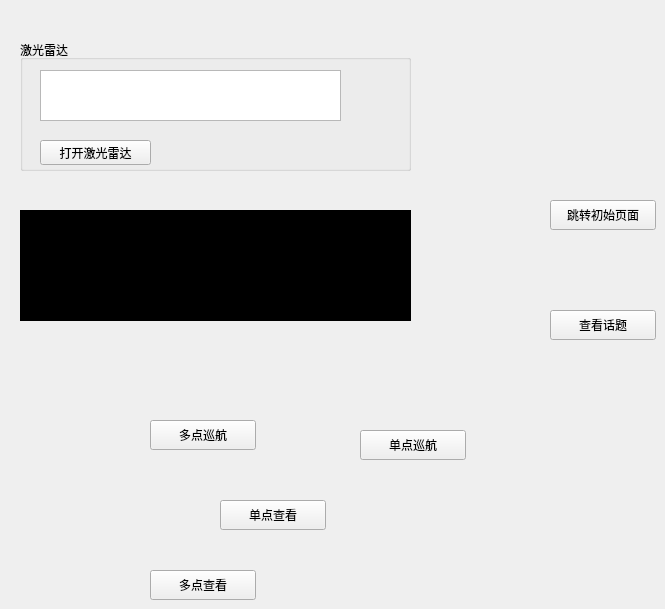
            <widget class="QWidget" name="tab_6">
             <attribute name="title">
              <string>Tab 2</string>
             </attribute>
             <widget class="QGroupBox" name="groupBox_6">
              <property name="geometry">
               <rect>
                <x>20</x>
                <y>40</y>
                <width>391</width>
                <height>131</height>
               </rect>
              </property>
              <property name="title">
               <string>激光雷达</string>
              </property>
              <widget class="QPushButton" name="laser_btn_2">
               <property name="geometry">
                <rect>
                 <x>20</x>
                 <y>100</y>
                 <width>111</width>
                 <height>25</height>
                </rect>
               </property>
               <property name="text">
                <string>打开激光雷达</string>
               </property>
              </widget>
              <widget class="QTextEdit" name="textEdit_laser_cmd_2">
               <property name="geometry">
                <rect>
                 <x>20</x>
                 <y>30</y>
                 <width>301</width>
                 <height>51</height>
                </rect>
               </property>
              </widget>
             </widget>
             <widget class="QTextEdit" name="textEdit_quick_output_2">
              <property name="geometry">
               <rect>
                <x>20</x>
                <y>210</y>
                <width>391</width>
                <height>111</height>
               </rect>
              </property>
              <property name="styleSheet">
               <string notr="true">background:rgb(0, 0, 0)
</string>
              </property>
             </widget>
             <widget class="QPushButton" name="btn_topic_2">
              <property name="geometry">
               <rect>
                <x>550</x>
                <y>310</y>
                <width>106</width>
                <height>30</height>
               </rect>
              </property>
              <property name="text">
               <string>查看话题</string>
              </property>
             </widget>
             <widget class="QPushButton" name="btn_goto_2">
              <property name="geometry">
               <rect>
                <x>550</x>
                <y>200</y>
                <width>106</width>
                <height>30</height>
               </rect>
              </property>
              <property name="text">
               <string>跳转初始页面</string>
              </property>
             </widget>
             <widget class="QPushButton" name="btn_onepoint_2">
              <property name="geometry">
               <rect>
                <x>360</x>
                <y>430</y>
                <width>106</width>
                <height>30</height>
               </rect>
              </property>
              <property name="text">
               <string>单点巡航</string>
              </property>
             </widget>
             <widget class="QPushButton" name="btn_print_ont_2">
              <property name="geometry">
               <rect>
                <x>220</x>
                <y>500</y>
                <width>106</width>
                <height>30</height>
               </rect>
              </property>
              <property name="text">
               <string>单点查看</string>
              </property>
             </widget>
             <widget class="QPushButton" name="btn_more_2">
              <property name="geometry">
               <rect>
                <x>150</x>
                <y>420</y>
                <width>106</width>
                <height>30</height>
               </rect>
              </property>
              <property name="text">
               <string>多点巡航</string>
              </property>
             </widget>
             <widget class="QPushButton" name="btn_print_more_2">
              <property name="geometry">
               <rect>
                <x>150</x>
                <y>570</y>
                <width>106</width>
                <height>30</height>
               </rect>
              </property>
              <property name="text">
               <string>多点查看</string>
              </property>
             </widget>
            </widget>
